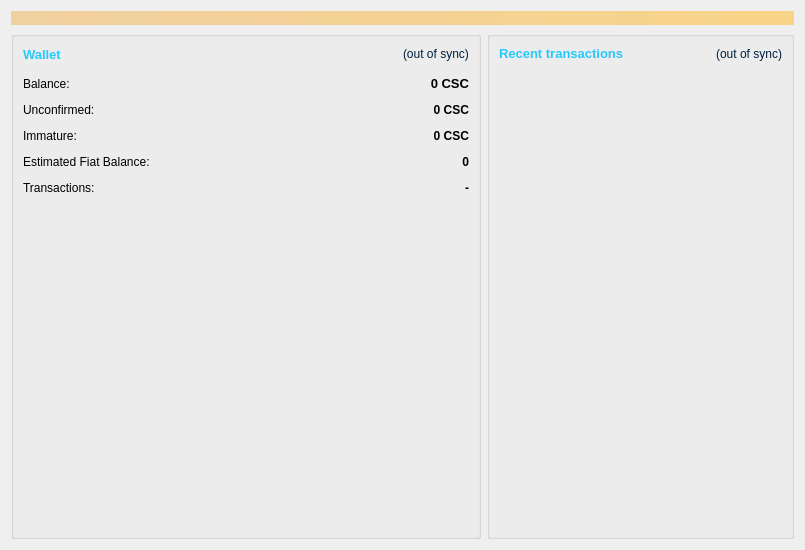
<?xml version="1.0" encoding="UTF-8"?>
<ui version="4.0">
 <class>OverviewPage</class>
 <widget class="QWidget" name="OverviewPage">
  <property name="geometry">
   <rect>
    <x>0</x>
    <y>0</y>
    <width>805</width>
    <height>550</height>
   </rect>
  </property>
  <property name="windowTitle">
   <string>Form</string>
  </property>
  <layout class="QVBoxLayout" name="topLayout">
   <item>
    <widget class="QLabel" name="labelAlerts">
     <property name="visible">
      <bool>false</bool>
     </property>
     <property name="styleSheet">
      <string notr="true">background-color: qlineargradient(x1: 0, y1: 0, x2: 1, y2: 0, stop:0 #F0D0A0, stop:1 #F8D488); color:#000000;</string>
     </property>
     <property name="wordWrap">
      <bool>true</bool>
     </property>
     <property name="margin">
      <number>3</number>
     </property>
    </widget>
   </item>
   <item>
    <layout class="QHBoxLayout" name="horizontalLayout" stretch="1,0">
     <item>
      <layout class="QVBoxLayout" name="verticalLayout_2">
       <property name="spacing">
        <number>7</number>
       </property>
       <item>
        <widget class="QGroupBox" name="groupBox">
         <property name="minimumSize">
          <size>
           <width>470</width>
           <height>0</height>
          </size>
         </property>
         <property name="maximumSize">
          <size>
           <width>470</width>
           <height>16777215</height>
          </size>
         </property>
         <layout class="QVBoxLayout" name="verticalLayout_4">
          <property name="topMargin">
           <number>7</number>
          </property>
          <property name="bottomMargin">
           <number>7</number>
          </property>
          <item>
           <layout class="QFormLayout" name="formLayout_2">
            <property name="fieldGrowthPolicy">
             <enum>QFormLayout::AllNonFixedFieldsGrow</enum>
            </property>
            <property name="horizontalSpacing">
             <number>12</number>
            </property>
            <property name="verticalSpacing">
             <number>12</number>
            </property>
            <item row="0" column="0" colspan="2">
             <layout class="QHBoxLayout" name="horizontalLayout_4">
              <item>
               <widget class="QLabel" name="label_5">
                <property name="font">
                 <font>
                  <pointsize>10</pointsize>
                  <weight>75</weight>
                  <bold>true</bold>
                 </font>
                </property>
                <property name="styleSheet">
                 <string notr="true">color:rgb(37, 201, 252);</string>
                </property>
                <property name="text">
                 <string>Wallet</string>
                </property>
               </widget>
              </item>
              <item>
               <spacer name="horizontalSpacer_2">
                <property name="orientation">
                 <enum>Qt::Horizontal</enum>
                </property>
                <property name="sizeHint" stdset="0">
                 <size>
                  <width>40</width>
                  <height>20</height>
                 </size>
                </property>
               </spacer>
              </item>
              <item>
               <widget class="QLabel" name="labelWalletStatus">
                <property name="toolTip">
                 <string>The displayed information may be out of date. Your wallet automatically synchronizes with the CasinoCoin network after a connection is established, but this process has not completed yet.</string>
                </property>
                <property name="styleSheet">
                 <string notr="true">color:rgb(0, 32, 64);</string>
                </property>
                <property name="text">
                 <string notr="true">(out of sync)</string>
                </property>
                <property name="alignment">
                 <set>Qt::AlignLeading|Qt::AlignLeft|Qt::AlignVCenter</set>
                </property>
               </widget>
              </item>
             </layout>
            </item>
            <item row="1" column="0">
             <widget class="QLabel" name="labelBalanceText">
              <property name="text">
               <string>Balance:</string>
              </property>
             </widget>
            </item>
            <item row="1" column="1">
             <widget class="QLabel" name="labelBalance">
              <property name="font">
               <font>
                <pointsize>10</pointsize>
                <weight>75</weight>
                <bold>true</bold>
               </font>
              </property>
              <property name="cursor">
               <cursorShape>IBeamCursor</cursorShape>
              </property>
              <property name="toolTip">
               <string>Your current balance</string>
              </property>
              <property name="text">
               <string notr="true">0 CSC</string>
              </property>
              <property name="alignment">
               <set>Qt::AlignRight|Qt::AlignTrailing|Qt::AlignVCenter</set>
              </property>
              <property name="textInteractionFlags">
               <set>Qt::LinksAccessibleByMouse|Qt::TextSelectableByKeyboard|Qt::TextSelectableByMouse</set>
              </property>
             </widget>
            </item>
            <item row="2" column="0">
             <widget class="QLabel" name="labelUnconfirmedText">
              <property name="text">
               <string>Unconfirmed:</string>
              </property>
             </widget>
            </item>
            <item row="2" column="1">
             <widget class="QLabel" name="labelUnconfirmed">
              <property name="font">
               <font>
                <weight>75</weight>
                <bold>true</bold>
               </font>
              </property>
              <property name="cursor">
               <cursorShape>IBeamCursor</cursorShape>
              </property>
              <property name="toolTip">
               <string>Total of transactions that have yet to be confirmed, and do not yet count toward the current balance</string>
              </property>
              <property name="text">
               <string notr="true">0 CSC</string>
              </property>
              <property name="alignment">
               <set>Qt::AlignRight|Qt::AlignTrailing|Qt::AlignVCenter</set>
              </property>
              <property name="textInteractionFlags">
               <set>Qt::LinksAccessibleByMouse|Qt::TextSelectableByKeyboard|Qt::TextSelectableByMouse</set>
              </property>
             </widget>
            </item>
            <item row="3" column="0">
             <widget class="QLabel" name="labelImmatureText">
              <property name="text">
               <string>Immature:</string>
              </property>
             </widget>
            </item>
            <item row="3" column="1">
             <widget class="QLabel" name="labelImmature">
              <property name="font">
               <font>
                <weight>75</weight>
                <bold>true</bold>
               </font>
              </property>
              <property name="toolTip">
               <string>Mined balance that has not yet matured</string>
              </property>
              <property name="text">
               <string notr="true">0 CSC</string>
              </property>
              <property name="alignment">
               <set>Qt::AlignRight|Qt::AlignTrailing|Qt::AlignVCenter</set>
              </property>
              <property name="textInteractionFlags">
               <set>Qt::LinksAccessibleByMouse|Qt::TextSelectableByKeyboard|Qt::TextSelectableByMouse</set>
              </property>
             </widget>
            </item>
            <item row="4" column="0">
             <widget class="QLabel" name="labelBalanceFiatText">
              <property name="text">
               <string>Estimated Fiat Balance:</string>
              </property>
             </widget>
            </item>
            <item row="4" column="1">
             <widget class="QLabel" name="labelBalanceFiat">
              <property name="font">
               <font>
                <weight>75</weight>
                <bold>true</bold>
               </font>
              </property>
              <property name="toolTip">
               <string>Estimated Fiat balance calculated against current market value</string>
              </property>
              <property name="text">
               <string notr="true">0</string>
              </property>
              <property name="alignment">
               <set>Qt::AlignRight|Qt::AlignTrailing|Qt::AlignVCenter</set>
              </property>
              <property name="textInteractionFlags">
               <set>Qt::LinksAccessibleByMouse|Qt::TextSelectableByKeyboard|Qt::TextSelectableByMouse</set>
              </property>
             </widget>
            </item>
            <item row="5" column="0">
             <widget class="QLabel" name="lblTransactionCount">
              <property name="styleSheet">
               <string notr="true"/>
              </property>
              <property name="text">
               <string>Transactions:</string>
              </property>
              <property name="wordWrap">
               <bool>true</bool>
              </property>
             </widget>
            </item>
            <item row="5" column="1">
             <widget class="QLabel" name="txtTransactionCount">
              <property name="font">
               <font>
                <weight>75</weight>
                <bold>true</bold>
               </font>
              </property>
              <property name="styleSheet">
               <string notr="true"/>
              </property>
              <property name="text">
               <string notr="true">-</string>
              </property>
              <property name="alignment">
               <set>Qt::AlignRight|Qt::AlignTrailing|Qt::AlignVCenter</set>
              </property>
              <property name="wordWrap">
               <bool>true</bool>
              </property>
             </widget>
            </item>
            <item row="6" column="0" colspan="2">
             <spacer name="verticalSpacer">
              <property name="orientation">
               <enum>Qt::Vertical</enum>
              </property>
              <property name="sizeHint" stdset="0">
               <size>
                <width>20</width>
                <height>100</height>
               </size>
              </property>
             </spacer>
            </item>
           </layout>
          </item>
          <item>
           <layout class="QVBoxLayout" name="verticalLayoutAdvertWidget"/>
          </item>
         </layout>
        </widget>
       </item>
      </layout>
     </item>
     <item>
      <layout class="QVBoxLayout" name="verticalLayout_3">
       <item>
        <widget class="QGroupBox" name="groupBox_2">
         <property name="minimumSize">
          <size>
           <width>150</width>
           <height>0</height>
          </size>
         </property>
         <layout class="QVBoxLayout" name="verticalLayout">
          <property name="topMargin">
           <number>7</number>
          </property>
          <property name="bottomMargin">
           <number>7</number>
          </property>
          <item>
           <layout class="QHBoxLayout" name="horizontalLayout_2">
            <item>
             <widget class="QLabel" name="label_4">
              <property name="font">
               <font>
                <pointsize>10</pointsize>
               </font>
              </property>
              <property name="styleSheet">
               <string notr="true">color:rgb(37, 201, 252);</string>
              </property>
              <property name="text">
               <string>&lt;b&gt;Recent transactions&lt;/b&gt;</string>
              </property>
             </widget>
            </item>
            <item>
             <spacer name="horizontalSpacer">
              <property name="orientation">
               <enum>Qt::Horizontal</enum>
              </property>
              <property name="sizeHint" stdset="0">
               <size>
                <width>40</width>
                <height>20</height>
               </size>
              </property>
             </spacer>
            </item>
            <item>
             <widget class="QLabel" name="labelTransactionsStatus">
              <property name="toolTip">
               <string>The displayed information may be out of date. Your wallet automatically synchronizes with the CasinoCoin network after a connection is established, but this process has not completed yet.</string>
              </property>
              <property name="styleSheet">
               <string notr="true">color:rgb(0, 32, 64);</string>
              </property>
              <property name="text">
               <string notr="true">(out of sync)</string>
              </property>
              <property name="alignment">
               <set>Qt::AlignRight|Qt::AlignTrailing|Qt::AlignVCenter</set>
              </property>
             </widget>
            </item>
           </layout>
          </item>
          <item>
           <widget class="QListView" name="listTransactions">
            <property name="styleSheet">
             <string notr="true">QListView { background: transparent; }</string>
            </property>
            <property name="frameShape">
             <enum>QFrame::NoFrame</enum>
            </property>
            <property name="verticalScrollBarPolicy">
             <enum>Qt::ScrollBarAlwaysOff</enum>
            </property>
            <property name="horizontalScrollBarPolicy">
             <enum>Qt::ScrollBarAlwaysOff</enum>
            </property>
            <property name="selectionMode">
             <enum>QAbstractItemView::NoSelection</enum>
            </property>
           </widget>
          </item>
         </layout>
        </widget>
       </item>
      </layout>
     </item>
    </layout>
   </item>
  </layout>
 </widget>
 <resources/>
 <connections/>
</ui>
